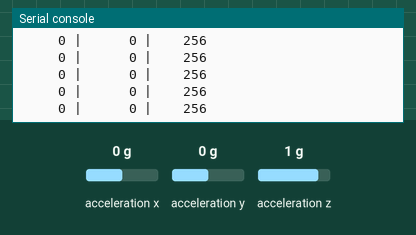
Recording of a program running on a simulated Raspberry Pi Pico running MicroPython. Parts: the last lines printed to the serial console. The test bench sets the inputs (shaded band); at power-on: acceleration x 0 g, acceleration y 0 g, acceleration z 1 g.

Above: at 1.2 s.
1.3 s: acceleration x set to -1.4 g
At 1.42 s:
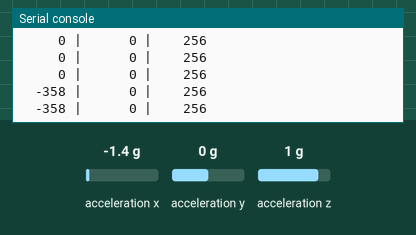
2.8 s: acceleration y set to -1.4 g
At 2.82 s:
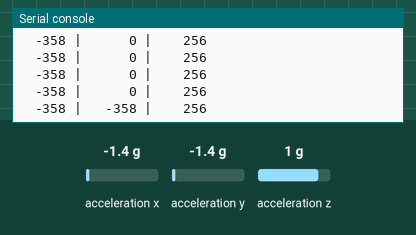
4.3 s: acceleration z set to -1.4 g
At 4.33 s:
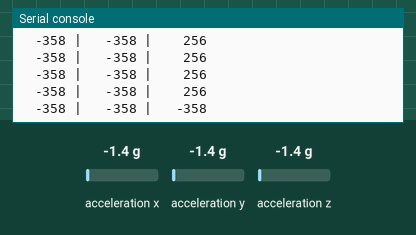
5.8 s: acceleration x set to 0 g
At 5.84 s:
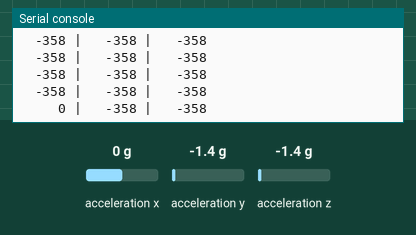
7.3 s: acceleration y set to 0 g
At 7.35 s:
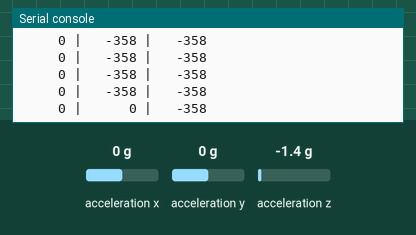
8.8 s: acceleration z set to 0 g
At 8.86 s:
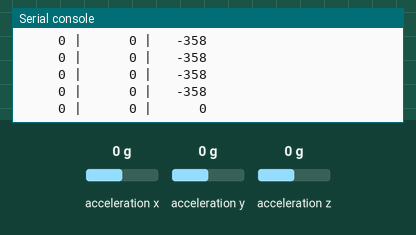

Measured:
- after the input at 1.3 s, the serial console: prints a new line at once (image 1)
- after the input at 2.8 s, the serial console: prints a new line at once (image 2)
- after the input at 4.3 s, the serial console: prints a new line at once (image 3)
- after the input at 5.8 s, the serial console: prints a new line at once (image 4)
- after the input at 7.3 s, the serial console: prints a new line after 0.05 s (image 5)
- after the input at 8.8 s, the serial console: prints a new line after 0.06 s (image 6)

The program:

main1.py
```python
import machine
import time
import ustruct

# Configuração
i2c = machine.I2C(0, scl=machine.Pin(5), sda=machine.Pin(4), freq=400000)
ADXL345_ADDR = 0x53

# Inicializar o sensor (Colocar em modo de medição)
i2c.writeto_mem(ADXL345_ADDR, 0x2D, b'\x08')

def get_accel():
    # Lê 6 bytes (X, Y, Z - 2 bytes cada)
    data = i2c.readfrom_mem(ADXL345_ADDR, 0x32, 6)
    # Converte bytes para inteiros (little-endian)
    x, y, z = ustruct.unpack('<hhh', data)
    return x, y, z

print("Leitura iniciada. Move o sensor para ver a variação!")
print("X | Y | Z")

while True:
    x, y, z = get_accel()
    # Imprime os valores formatados
    print(f"{x:6} | {y:6} | {z:6}")
    time.sleep(0.1) # Lê 10 vezes por segundo
```
